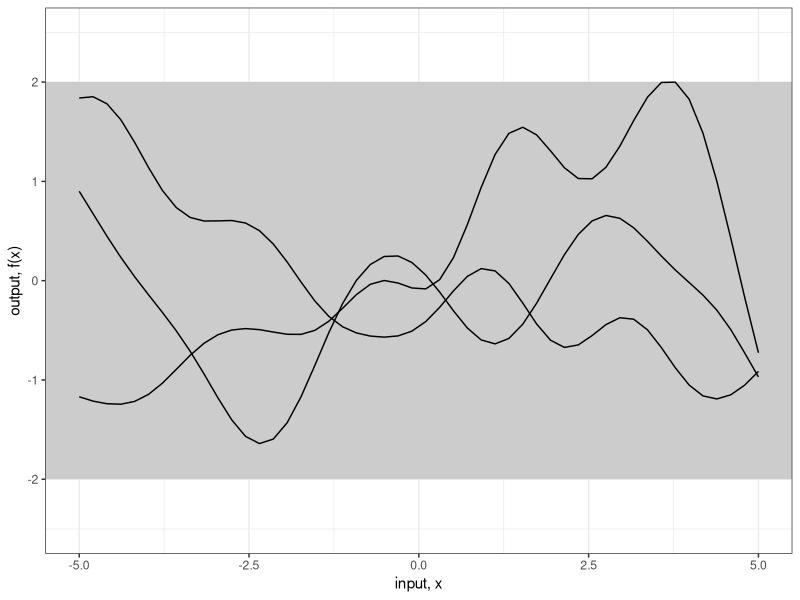

Here is the R script that generated this plot: (Note: this script raises an error after producing the figure.)
require(MASS)
require(plyr)
require(reshape2)
require(ggplot2)

# Set a seed for repeatable plots
set.seed(12345)

# Calculates the covariance matrix sigma using a
# simplified version of the squared exponential function.
#
# Although the nested loops are ugly, I've checked and it's about
# 30% faster than a solution using expand.grid() and apply()
#
# Parameters:
#	X1, X2 = vectors
# 	l = the scale length parameter
# Returns:
# 	a covariance matrix
calcSigma <- function(X1,X2,l=1) {
  Sigma <- matrix(rep(0, length(X1)*length(X2)), nrow=length(X1))
  for (i in 1:nrow(Sigma)) {
    for (j in 1:ncol(Sigma)) {
      Sigma[i,j] <- exp(-0.5*(abs(X1[i]-X2[j])/l)^2)
    }
  }
  return(Sigma)
}

# 1. Plot some sample functions from the Gaussian process
# as shown in Figure 2.2(a)

# Define the points at which we want to define the functions
x.star <- seq(-5,5,len=50)

# Calculate the covariance matrix
sigma <- calcSigma(x.star,x.star)

# Generate a number of functions from the process
n.samples <- 3
values <- matrix(rep(0,length(x.star)*n.samples), ncol=n.samples)
for (i in 1:n.samples) {
  # Each column represents a sample from a multivariate normal distribution
  # with zero mean and covariance sigma
  values[,i] <- mvrnorm(1, rep(0, length(x.star)), sigma)
}
values <- cbind(x=x.star,as.data.frame(values))
values <- melt(values,id="x")

# Plot the result
fig2a <- ggplot(values,aes(x=x,y=value)) +
  geom_rect(xmin=-Inf, xmax=Inf, ymin=-2, ymax=2, fill="grey80") +
  geom_line(aes(group=variable)) +
  theme_bw() +
  scale_y_continuous(lim=c(-2.5,2.5), name="output, f(x)") +
  xlab("input, x")

# 2. Now let's assume that we have some known data points;
# this is the case of Figure 2.2(b). In the book, the notation 'f'
# is used for f$y below.  I've done this to make the ggplot code
# easier later on.
f <- data.frame(x=c(-4,-3,-1,0,2),
                y=c(-2,0,1,2,-1))

# Calculate the covariance matrices
# using the same x.star values as above
x <- f$x
k.xx <- calcSigma(x,x)
k.xxs <- calcSigma(x,x.star)
k.xsx <- calcSigma(x.star,x)
k.xsxs <- calcSigma(x.star,x.star)

k.xsxs

f.star.bar <- k.xsx%*%solve(k.xx)%*%f$y
cov.f.star <- k.xsxs - k.xsx%*%solve(k.xx)%*%k.xxs

solve(cov.f.star + diag(50))

 

n.samples <- 50
values <- matrix(rep(0,length(x.star)*n.samples), ncol=n.samples)
for (i in 1:n.samples) {
  values[,i] <- mvrnorm(1, f.star.bar, cov.f.star)
}
values <- cbind(x=x.star,as.data.frame(values))
values <- melt(values,id="x")

# Plot the results including the mean function
# and constraining data points
fig2b <- ggplot(values,aes(x=x,y=value)) +
  geom_line(aes(group=variable), colour="grey80") +
  geom_line(data=NULL,aes(x=x.star,y=f.star.bar),colour="red", size=1) + 
  geom_point(data=f,aes(x=x,y=y)) +
  theme_bw() +
  scale_y_continuous(lim=c(-3,3), name="output, f(x)") +
  xlab("input, x")
